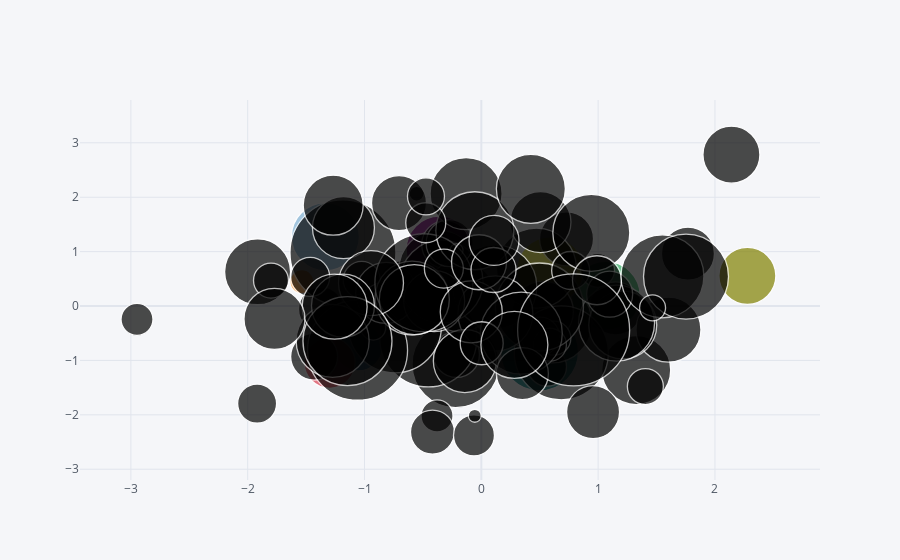

This figure's notebook cell:
### Code cell
df.iplot(kind='bubble',x='A',y='B',size='C')
